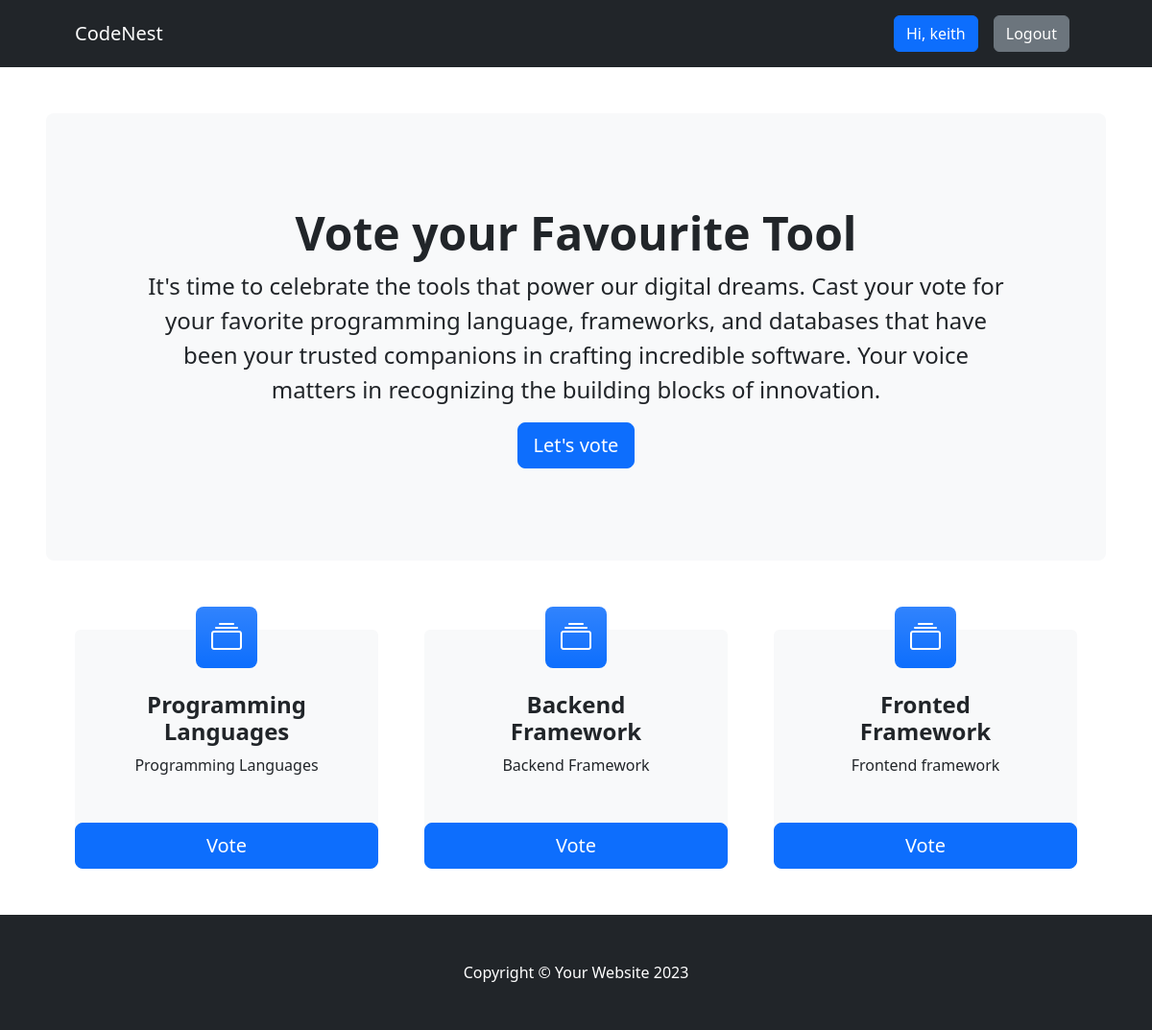
The app's page / (signed in) with its own data.
### voteapp/models.py (models this page shows, shortened)
class Category(models.Model):
    title = models.CharField(max_length=200)
    slug = models.SlugField(blank=True, null=True)
    description = models.TextField(blank=True, null=True)
    total_vote = models.IntegerField(default=0)
    voters = models.ManyToManyField(User, blank=True)

### voteapp/views.py (the view)
# urls.py: path("", views.index, name="index"),
def index(request):
    categories = Category.objects.all()
    context = {"categories":categories}
    return render(request, "index.html", context)

### voteapp/templates/index.html
{% extends 'base.html' %}
{% block content %}
<header class="py-5">
    <div class="container-fluid px-lg-5">
        <div class="p-4 p-lg-5 bg-light rounded-3 text-center">
            <div class="m-4 m-lg-5">
                <h1 class="display-5 fw-bold">Vote your Favourite Tool</h1>
                <p class="fs-4">It's time to celebrate the tools that power our digital dreams. Cast your vote for your favorite programming language, frameworks, and databases
                    that have been your trusted companions in crafting incredible software.
                     Your voice matters in recognizing the building blocks of innovation.</p>
                <a class="btn btn-primary btn-lg" href="#votingSection">Let's vote</a>
            </div>
        </div>
    </div>
</header>
<section class="pt-4" id="votingSection">
    <div class="container px-lg-5">
        <div class="row gx-lg-5">
            {% for category in categories  %}
            <div class="col-lg-4 col-xxl-3 mb-5">
                <div class="card bg-light border-0 h-100">
                    <div class="card-body text-center p-4 p-lg-5 pt-0 pt-lg-0">
                        <div class="feature bg-primary bg-gradient text-white rounded-3 mb-4 mt-n4"><i class="bi bi-collection"></i></div>
                        <h2 class="fs-4 fw-bold">{{category.title}}</h2>
                        <p class="mb-0">{{category.description | truncatechars:100}}</p>
                    </div>
                    <a class="btn btn-primary btn-lg" href="{% url 'detail' category.slug  %}">Vote</a>
                </div>
            </div>
            {% endfor %}
        </div>
    </div>
</section>
{% endblock content %}

### voteapp/templates/base.html (shortened to what this page needs)
<!DOCTYPE html>
{% load static %}
<html lang="en">
<head>
    <link href="https://cdn.jsdelivr.net/npm/bootstrap-icons@1.4.1/font/bootstrap-icons.css" rel="stylesheet" />
    <link rel="stylesheet" href="{% static 'css/bootstrap.css' %}">
    <link rel="stylesheet" href="{% static 'css/style.css' %}">
</head>
<body>
     <nav class="navbar navbar-expand-lg navbar-dark bg-dark">
        <div class="container px-lg-5">
            <a class="navbar-brand" href="{% url 'index'  %}">CodeNest</a>
            <div class="collapse navbar-collapse" id="navbarSupportedContent">
                <ul class="navbar-nav ms-auto mb-2 mb-lg-0">
                     {% if request.user.is_authenticated %}
                    <li class="nav-item"><a class="nav-link" href="#"><button class="btn btn-primary">Hi, {{request.user.username}}</button></a></li>
                     <li class="nav-item"><a class="nav-link" href="{% url 'signout' %}"><button class="btn btn-secondary">Logout</button></a></li>
                    {% else %}
                    <li class="nav-item"><a class="nav-link" href="{% url 'signin' %}"><button class="btn btn-primary">Login</button></a></li>
                    <li class="nav-item"><a class="nav-link" href="{% url 'signup' %}"><button class="btn btn-primary">SignUp</button></a></li>
                    {% endif %}
                </ul>
            </div>
        </div>
    </nav>
    {% block content %}
    {% endblock content %}
     <footer class="py-5 bg-dark">
        <div class="container"><p class="m-0 text-center text-white">Copyright &copy; Your Website 2023</p></div>
    </footer>
</body>
</html>

### voteapp/static/css/style.css (style rules this page uses)
* { box-sizing: border-box; }

### records on screen
Category: title "Programming Languages", description "Programming Languages"
Category: title "Backend Framework", description "Backend Framework"
Category: title "Fronted Framework", description "Frontend framework"

### other values on screen
{{ request.user.username }} "keith"
